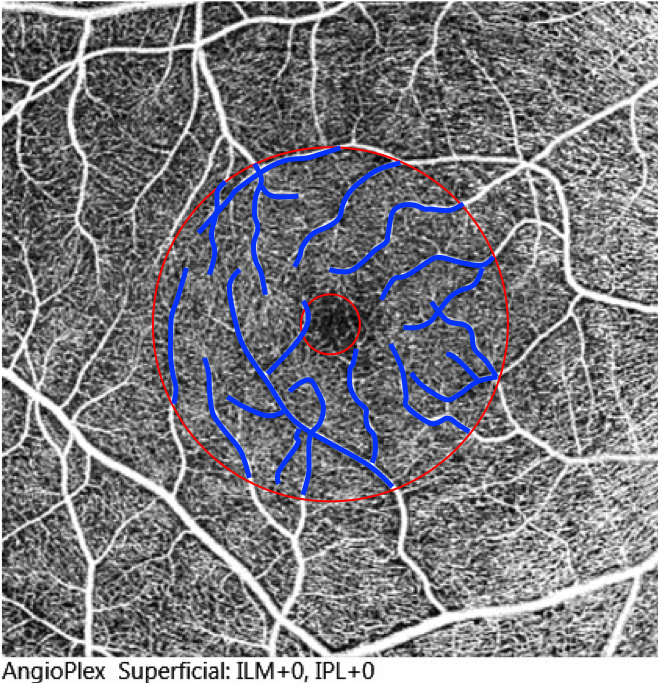
#> input picture Data/FAZ_Tortuosity/Vessel_marked/Pic1.png, 658 x 683 px; its folder holds only this picture in this run
$ jupyter execute --allow-errors 'Branching points.ipynb'
#> lines starting #> are read from the running program, lines starting #| are printed output that depends on the picture; after the words box and inside, x2 and y2 are one past the last pixel; in counts of white or black regions, pixels touching at a corner belong together
[cell 1]
from plantcv import plantcv as pcv

[cell 2]
def clean_image(img):
    """
    To delete name and centercrop
    """
    H,W,_ = img.shape
#> H = 683; W = 658
    img = img[:W,...]
    img = cv2.cvtColor(img, cv2.COLOR_BGR2GRAY)
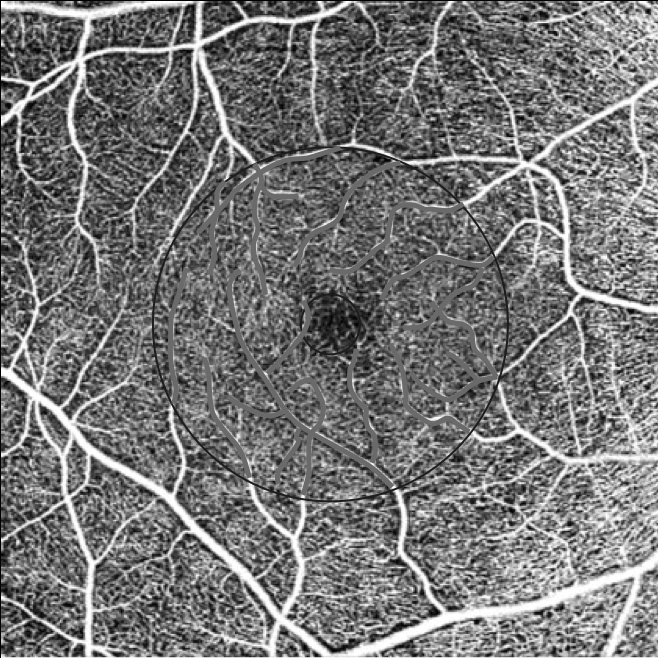
#> img: shape (658, 658) float32; min 0, max 1, mean 0.464
    img = img[W//4:W//4+W//2,W//4:W//4+W//2]
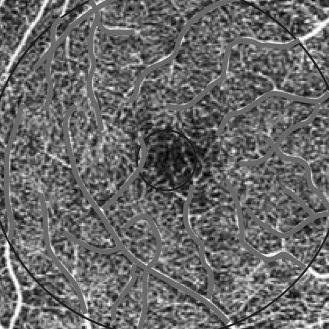
#> img: shape (329, 329) float32; min 0, max 1, mean 0.41
    return img

[cell 3]
import matplotlib.pyplot as plt
import numpy as np
import pandas as pd
import os
import glob
import cv2
from albumentations import Rotate
from scipy import ndimage
import imutils
from skimage import data
from skimage import color
from skimage.filters import meijering, sato, frangi, hessian
from skimage.morphology import medial_axis, skeletonize, thin, remove_small_objects
from rdp import rdp
import rdp

[cell 4]
# img_path = sorted(glob.glob('centered_imgs/*/*'))
img_path = sorted(glob.glob('FAZ_Tortuosity/*/*')) #Original Folder

[cell 5]
img_orig = clean_image(plt.imread(img_path[0]))
kernel = np.ones((2,2),np.uint8) #kernel for erosion and dilation

# img_denoise = cv2.fastNlMeansDenoising(img_orig,None,39,7,21) #mean denoising

image = (hessian(img_orig,)*255).astype('uint8') #ridge detection
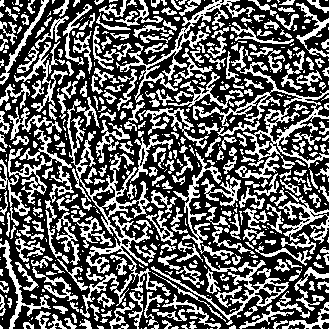
#> image: shape (329, 329); 38.2% white in thin lines or dots

# image =  cv2.dilate(image,kernel,iterations = 1) #to join disconnected before removing small noise

image = remove_small_objects(image.astype(bool), min_size=64, connectivity=0).astype(float)
#> image: shape (329, 329) float64; values 0 (black) and 1 (white), 26.6% white in thin lines or dots

image = cv2.dilate(image,kernel,iterations = 3) #to join disconnected
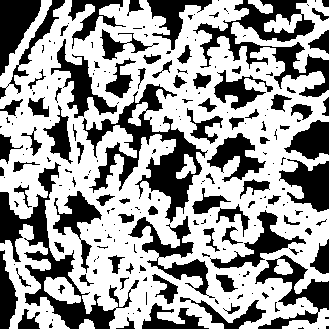
#> image: shape (329, 329) float64; values 0 (black) and 1 (white), 60.9% white; 232 black regions (141 under 20 px), largest, box (x1, y1, x2, y2) and area: (82, 84, 208, 223) 4896, (0, 162, 139, 329) 4488, (193, 0, 329, 97) 3934
image = cv2.erode(image,kernel,iterations = 3)  #to join disconnected
#> image: shape (329, 329) float64; values 0 (black) and 1 (white), 36.5% white; 19 white regions, largest, box (x1, y1, x2, y2) and area: (0, 0, 329, 329) 34474, (0, 241, 66, 329) 1419, (296, 6, 329, 73) 578
image = cv2.dilate(image,kernel,iterations = 1) #to join disconnected
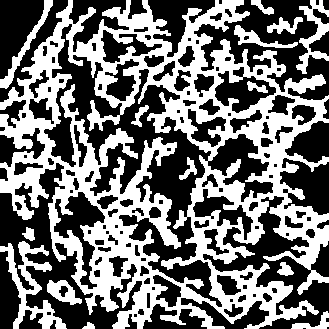
#> image: shape (329, 329) float64; values 0 (black) and 1 (white), 44.8% white; 15 white regions, largest, box (x1, y1, x2, y2) and area: (0, 0, 329, 329) 42817, (0, 241, 67, 329) 1787, (296, 0, 329, 74) 876
image = cv2.erode(image,kernel,iterations = 1)  #to join disconnected
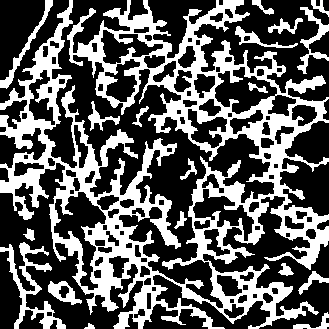
#> image: shape (329, 329) float64; values 0 (black) and 1 (white), 36.4% white; 19 white regions, largest, box (x1, y1, x2, y2) and area: (0, 0, 329, 329) 34489, (0, 242, 66, 329) 1403, (297, 7, 329, 74) 568
image = cv2.dilate(image,kernel,iterations = 1) #to join disconnected
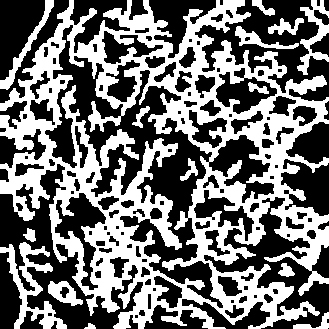
#> image: shape (329, 329) float64; values 0 (black) and 1 (white), 44.7% white; 15 white regions, largest, box (x1, y1, x2, y2) and area: (0, 0, 329, 329) 42810, (0, 242, 67, 329) 1768, (297, 0, 329, 75) 866

#Use any one below
skel = skeletonize(image)
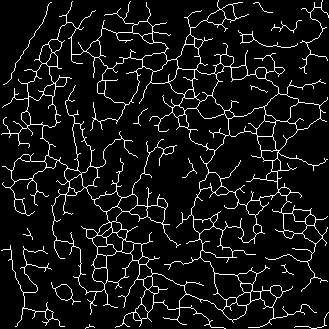
#> skel: shape (329, 329) bool; 7.8% white in thin lines or dots
# skel = thin(image)
# med, distance = medial_axis(image, return_distance=True)
# # skel = med*distance

#To get the circular part
mask = np.zeros_like(image, np.uint8)
H,W = image.shape
#> H = 329; W = 329
mask = cv2.circle(mask, (H//2,W//2), H//2, (255,255,255),thickness=-1)
masked_data = cv2.bitwise_and(skel*255, skel*255, mask=mask)
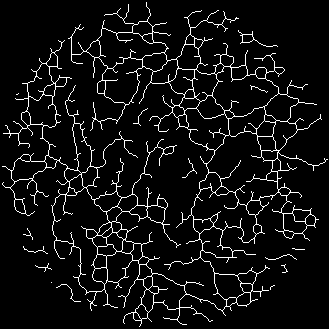
#> masked_data: shape (329, 329) int32; 6.6% white in thin lines or dots

plt.imshow(masked_data,cmap ='gray')
plt.show()
plt.imshow(skel,cmap ='gray')
plt.show()
plt.imshow(img_orig,cmap ='gray')
plt.show()

[cell 6]
def get_points(skeleton_image):
    cnts = cv2.findContours(skeleton_image.copy().astype('uint8'), cv2.RETR_LIST, cv2.CHAIN_APPROX_NONE)
#> cnts = 114 contours, 13 with area under 20; largest, box (x1, y1, x2, y2) and area: (2, 2, 328, 327) 32941, (206, 131, 279, 206) 3175, (52, 187, 110, 293) 2935, (212, 66, 279, 117) 2016, (191, 187, 257, 243) 1848
    cnts = imutils.grab_contours(cnts)
    return cnts

[cell 7]
def num_to_str(contour):
    str_list = list()
    for c in contour:
        str_list.append(str(c[0][0])+','+str(c[0][1]))
    return str_list

def get_unique(contour):
    cont = contour.copy()
    str_list = num_to_str(cont)
    index_dict = dict()
    for i in range(len(str_list)):
        if str_list[i] not in index_dict.keys():
            index_dict[str_list[i]] = i
    new_dict = dict((val,key) for key,val in index_dict.items())
    sub_cont = list()
    keys = list(new_dict.keys())
    keys.sort()
    sub_cont.append(list())
    last_ind = 0
    sub_cont[last_ind].append(new_dict[keys[0]])
    for i in range(len(keys)-1):
        if keys[i+1]-keys[i]!=1:
            last_ind+=1
            sub_cont.append(list())
            sub_cont[last_ind].append(new_dict[keys[i+1]])
        else:
            sub_cont[last_ind].append(new_dict[keys[i+1]])
    num_cont = sub_cont.copy()
    for l in range(len(num_cont)):
        for s in range(len(num_cont[l])):
            nums = num_cont[l][s].split(',')
            x = int(nums[0])
            y = int(nums[1])
            num_cont[l][s] = [x,y]
    return num_cont

[cell 8]
# [17 lines left out: function angle, not called in this run]

[cell 9]
def get_turning_points_contour(contour, tolerance, min_angle):
    points = np.array(contour)
    simplified = np.array(rdp.rdp(points.tolist(), tolerance))
    sx, sy = simplified.T
    # compute the direction vectors on the simplified curve
    directions = np.diff(simplified, axis=0)
    theta = angle(directions)
    # Select the index of the points with the greatest theta
    # Large theta is associated with greatest change in direction.
    idx = np.where(theta>min_angle)[0]+1
    return np.array([sx[idx], sy[idx]])

def get_turning_points(image, tolerance, min_angle):
    contours = get_points(image)
#> contours has the same summary as cnts in get_points
    corner_points = []
    for contour in contours:
        uniques = get_unique(contour)
        for unique in uniques:
            corner_point = get_turning_points_contour(unique, tolerance, min_angle)
            if corner_point.size != 0:
                corner_points.append(corner_point.T)
#> this loop made 1 pass
#> after the loop, corner_points = []

    points = []
    for pt in corner_points:
        for p in pt:
            points.append(p)
    points = np.array(points)
    return points

#> (a cell that did not finish here is left out)

[cell 11]
plt.imshow(masked_data)

#> (a cell that did not finish here is left out)

[cell 13]
masked_data.astype(np.uint8)
xshape,yshape = masked_data.shape
#> xshape = 329; yshape = 329
# masked_data.reshape((xshape,yshape,1))

[cell 14]
plt.imshow(masked_data)

[cell 15]
masked_data = masked_data.astype(np.uint8)
#> masked_data: shape (329, 329); 6.6% white in thin lines or dots

#> (a cell that did not finish here is left out)

[cell 17]
z = np.zeros((210,210))
#> (the rest of this cell did not finish here and is left out)

[cell 18]
plt.imshow(z)
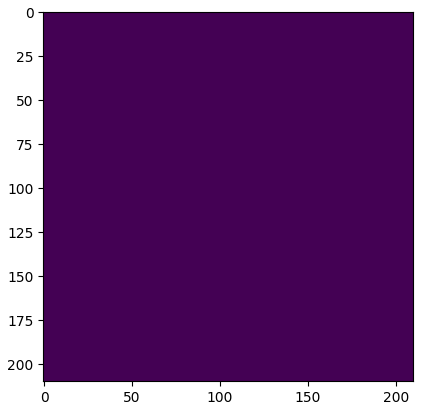
#> figure drawn by matplotlib, 1 panel

[cell 19]
all_points = get_points(masked_data)
#> all_points has the same summary as cnts in get_points

[cell 20]
all_points
#> Out has the same summary as cnts in get_points

#> (a cell that did not finish here is left out)

[cell 22]
branching_points = list()

#> (a cell that did not finish here is left out)

[cell 24]
branching_points

[cell 25]
cont_wise_bp = list()
all_bp = list()
for bp in branching_points:
    print(bp)
    break

[cell 26]
def isSame(pix1,pix2):
    return (pix1[0][0] == pix2[0][0]) and (pix1[0][1] == pix2[0][1])

[cell 27]
for cont in all_points:
    bp_cont = list()
    for pix in cont:
        for bp in branching_points:
#             print(pix,bp)
            if isSame(pix,bp):
#                 print('found')
                bp_cont.append(bp)
                all_bp.append(bp)
    cont_wise_bp.append(bp_cont)
#> this loop made 114 passes
#> cont on pass 10: [[51, 282]]
#> after the loop, all_bp = []; cont_wise_bp = 114 items, first 6: [], [], [], [], [], []

[cell 28]
all_bp

[cell 29]
def num_to_str(contour):
    str_list = list()
    for c in contour:
        str_list.append(str(c[0][0])+','+str(c[0][1]))
    return str_list

def get_unique(contour):
    cont = contour.copy()
    str_list = num_to_str(cont)
    index_dict = dict()
    for i in range(len(str_list)):
        if str_list[i] not in index_dict.keys():
            index_dict[str_list[i]] = i
    new_dict = dict((val,key) for key,val in index_dict.items())
    sub_cont = list()
    keys = list(new_dict.keys())
    keys.sort()
    sub_cont.append(list())
    last_ind = 0
    sub_cont[last_ind].append(new_dict[keys[0]])
    for i in range(len(keys)-1):
        if keys[i+1]-keys[i]!=1:
            last_ind+=1
            sub_cont.append(list())
            sub_cont[last_ind].append(new_dict[keys[i+1]])
        else:
            sub_cont[last_ind].append(new_dict[keys[i+1]])
    num_cont = sub_cont.copy()
    for l in range(len(num_cont)):
        for s in range(len(num_cont[l])):
            nums = num_cont[l][s].split(',')
            x = int(nums[0])
            y = int(nums[1])
            num_cont[l][s] = [x,y]
    return num_cont

#> (a cell that did not finish here is left out)

[cell 31]
cont_wise_bp
#> Out = 114 items, first 6: [], [], [], [], [], []

# Getting endpoints:

[cell 32]
def has_one_n(pixel_m):
    num = 0
    if pixel_m[1][1]==255:
        for i in range(3):
            for j in range(3):
                if i==1 and j==1:
                    continue
                elif pixel_m[i][j]==255:
                    num+=1
        if num==1:
            return True
    else:
        return False
def ending_points(skeleton_image):
    shape = skeleton_image.shape
#> shape = (329, 329)
    branching_points = []
    for i in range(1,shape[0]-1):
        for j in  range(1,shape[1]-1):
            if has_one_n(np.copy(skeleton_image[i-1:i+2,j-1:j+2])):
                branching_points.append([[j,i]])
    return branching_points

[cell 33]
ep = ending_points(masked_data)

[cell 34]
# [4 lines left out: function distance, not called in this run]

[cell 35]
all_distances = list()
for i in range(len(all_bp)):
    for j in  range(len(ep)):
        if distance(all_bp[i],ep[j]) == 1.4142135623730951:
            print(all_bp[i],ep[j])
        all_distances.append(distance(all_bp[i],ep[j]))
#> this loop made 0 passes

[cell 36]
all_distances = np.array(all_distances)

[cell 37]
all_distances.sort()

[cell 38]
all_distances
#> Out = empty array

[cell 39]
# [17 lines left out: function calcAngle, not called in this run]

[cell 40]
# [13 lines left out: function detectPoints, not called in this run]

[cell 41]
vectors = list()
for bp in all_bp:
    vectors.append(tuple([bp[0],detectPoints(masked_data,bp[0])]))

[cell 42]
plt.imshow(z)

[cell 43]
vectors

[cell 44]
# angles with reference to vertical:
angles = list()
for v in vectors:
    origin = v[0]
    points = v[1]
    angle = list()
    for pts in points:
        hyp = [origin[0],origin[1]+1]
#         print(origin,pts[0])
#         print(calcAngle(origin,pts[0],hyp))
        angle.append(calcAngle(origin,pts[0],hyp))
    angles.append(angle)

$ run again, on Data/FAZ_Tortuosity/Vessel_marked/Pic10.png
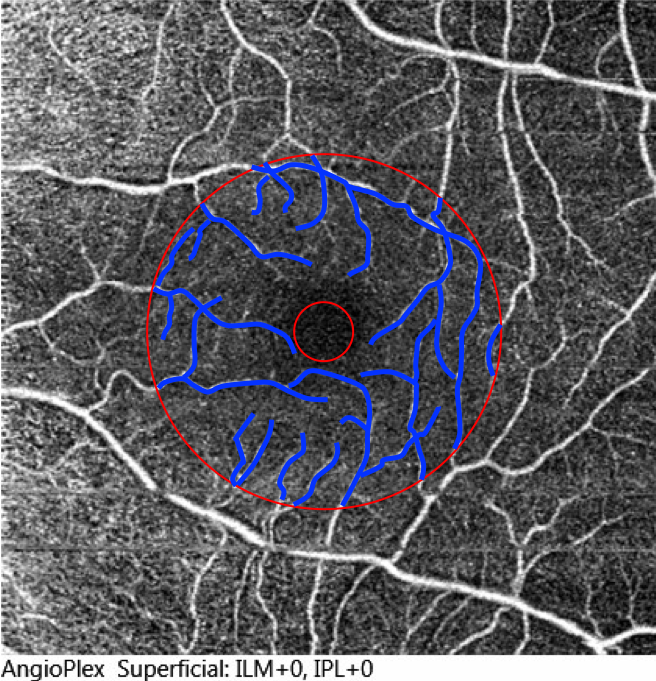
#> input picture Data/FAZ_Tortuosity/Vessel_marked/Pic10.png, 656 x 681 px
#> in clean_image, `H,W,_ = img.shape`: H = 681; W = 656
#> `image = (hessian(img_orig,)*255).astype('uint8')`:
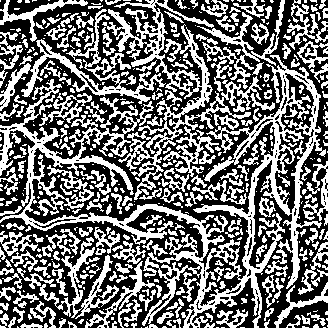
#> image: shape (328, 328); 43.9% white; 502 white regions (280 under 20 px), largest, box (x1, y1, x2, y2) and area: (0, 55, 326, 328) 15846, (102, 0, 262, 200) 5468, (0, 9, 166, 111) 2636
#> skel: shape (328, 328) bool; 8.4% white in thin lines or dots
#> `masked_data = cv2.bitwise_and(skel*255, skel*255, mask=mask)`:
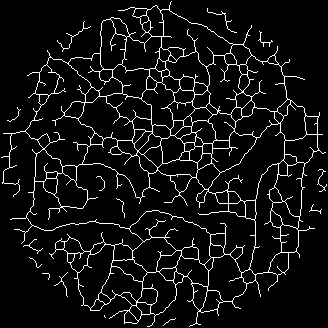
#> masked_data: shape (328, 328) int32; 6.9% white in thin lines or dots
#> cnts = 149 contours, 14 with area under 20; largest, box (x1, y1, x2, y2) and area: (1, 1, 326, 327) 63950, (26, 163, 256, 273) 8794, (25, 57, 95, 167) 3814, (208, 123, 286, 202) 2559, (129, 210, 212, 265) 2090
#> contours has the same summary as cnts in get_points
#> the loop in get_turning_points, `for contour in contours:` made 1 pass
#> after the loop in get_turning_points, `for contour in contours:`: corner_points = []
#> all_points has the same summary as cnts in get_points
#> `all_points`: Out has the same summary as cnts in get_points
#> the loop `for cont in all_points:` made 149 passes
#> cont on pass 2: [[104, 315], [104, 316], [105, 317], [104, 316]]
#> after the loop `for cont in all_points:`: cont_wise_bp = 149 items, first 6: [], [], [], [], [], []
#> `all_distances`: Out = empty array

$ run again, on Data/FAZ_Tortuosity/Vessel_marked/Pic2.png
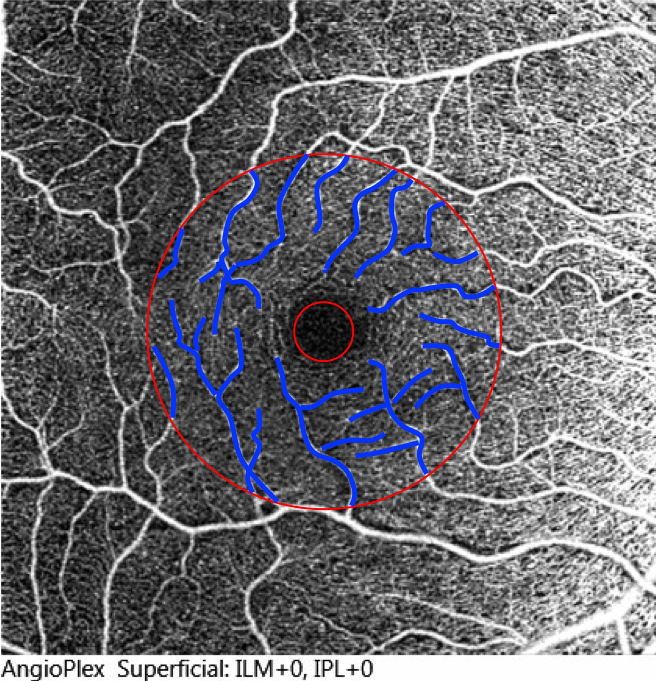
#> input picture Data/FAZ_Tortuosity/Vessel_marked/Pic2.png, 656 x 681 px
#> in clean_image, `H,W,_ = img.shape`: H = 681; W = 656
#> skel: shape (328, 328) bool; 8.3% white in thin lines or dots
#> `masked_data = cv2.bitwise_and(skel*255, skel*255, mask=mask)`:
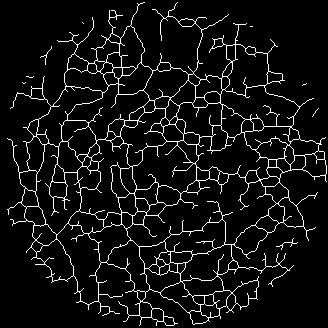
#> masked_data: shape (328, 328) int32; 6.9% white in thin lines or dots
#> cnts = 146 contours, 8 with area under 20; largest, box (x1, y1, x2, y2) and area: (7, 2, 327, 326) 57796, (126, 173, 277, 247) 5456, (132, 141, 197, 194) 2287, (35, 143, 82, 235) 2139, (195, 132, 270, 180) 2032
#> contours has the same summary as cnts in get_points
#> the loop in get_turning_points, `for contour in contours:` made 1 pass
#> after the loop in get_turning_points, `for contour in contours:`: corner_points = []
#> all_points has the same summary as cnts in get_points
#> `all_points`: Out has the same summary as cnts in get_points
#> the loop `for cont in all_points:` made 146 passes
#> after the loop `for cont in all_points:`: cont_wise_bp = 146 items, first 6: [], [], [], [], [], []
#> `all_distances`: Out = empty array
